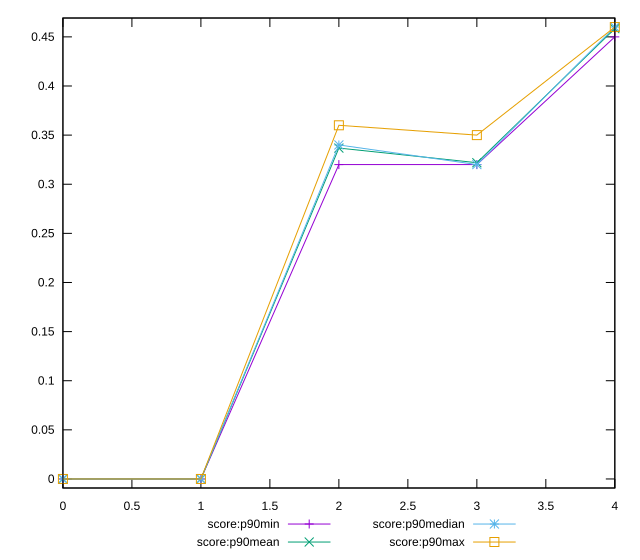

This figure's gnuplot source:
reset

$scoreP90Min <<EOF
0 0
1 0
2 0.32
3 0.32
4 0.45
EOF

$scoreP90Mean <<EOF
0 0
1 0
2 0.3368085106382978
3 0.32191489361702147
4 0.4584042553191495
EOF

$scoreP90Median <<EOF
0 0
1 0
2 0.34
3 0.32
4 0.46
EOF

$scoreP90Max <<EOF
0 0
1 0
2 0.36
3 0.35
4 0.46
EOF

set key outside below
set xrange [0:4]
set yrange [-0.0092:0.4692]
set trange [-0.0092:0.4692]
set terminal svg size 640, 560 enhanced background rgb 'white'
set output "report_00019_2021-02-10T18-14-37.922Z//unused-javascript/progression/score.svg"

plot $scoreP90Min title "score:p90min" with linespoints, \
     $scoreP90Mean title "score:p90mean" with linespoints, \
     $scoreP90Median title "score:p90median" with linespoints, \
     $scoreP90Max title "score:p90max" with linespoints

reset
